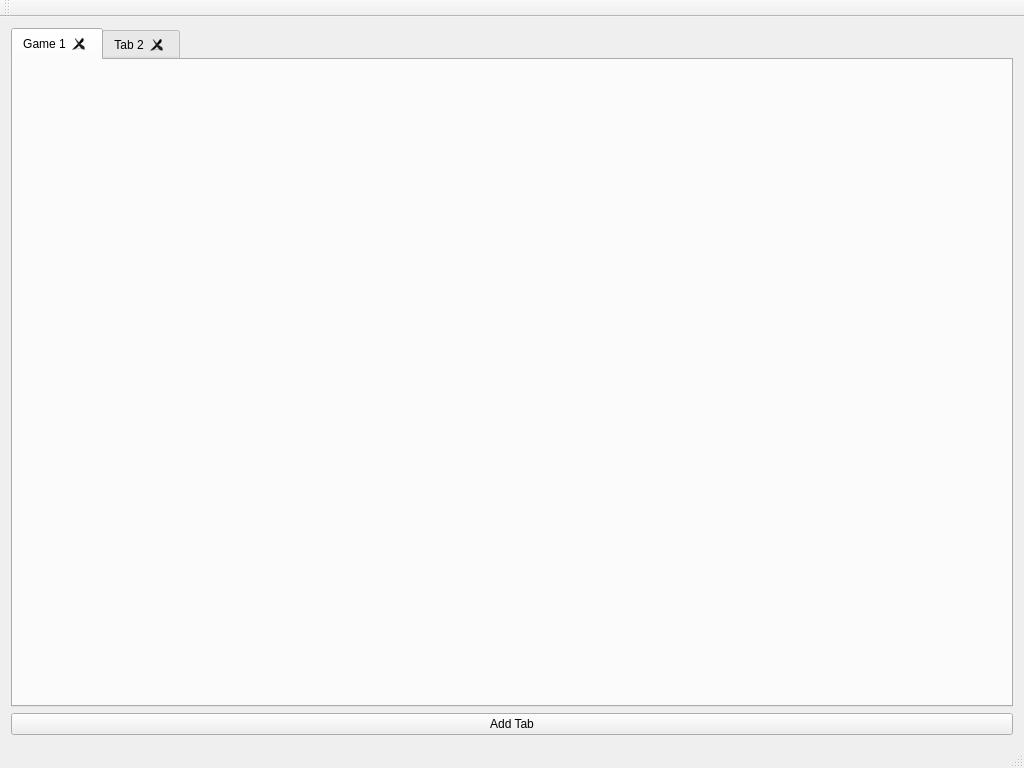
<?xml version="1.0" encoding="UTF-8"?>
<ui version="4.0">
 <class>MainWindow</class>
 <widget class="QMainWindow" name="MainWindow">
  <property name="geometry">
   <rect>
    <x>0</x>
    <y>0</y>
    <width>1024</width>
    <height>768</height>
   </rect>
  </property>
  <property name="minimumSize">
   <size>
    <width>800</width>
    <height>600</height>
   </size>
  </property>
  <property name="windowTitle">
   <string>MainWindow</string>
  </property>
  <widget class="QWidget" name="centralWidget">
   <layout class="QVBoxLayout" name="verticalLayout">
    <item>
     <widget class="QTabWidget" name="tabWidget">
      <property name="tabPosition">
       <enum>QTabWidget::North</enum>
      </property>
      <property name="tabShape">
       <enum>QTabWidget::Rounded</enum>
      </property>
      <property name="currentIndex">
       <number>0</number>
      </property>
      <property name="documentMode">
       <bool>false</bool>
      </property>
      <property name="tabsClosable">
       <bool>true</bool>
      </property>
      <property name="movable">
       <bool>true</bool>
      </property>
      <widget class="QWidget" name="Game">
       <attribute name="title">
        <string>Game 1</string>
       </attribute>
      </widget>
      <widget class="QWidget" name="tab_2">
       <attribute name="title">
        <string>Tab 2</string>
       </attribute>
      </widget>
     </widget>
    </item>
    <item>
     <widget class="QPushButton" name="addtab_btn">
      <property name="text">
       <string>Add Tab</string>
      </property>
     </widget>
    </item>
   </layout>
  </widget>
  <widget class="QMenuBar" name="menuBar">
   <property name="geometry">
    <rect>
     <x>0</x>
     <y>0</y>
     <width>1024</width>
     <height>22</height>
    </rect>
   </property>
  </widget>
  <widget class="QToolBar" name="mainToolBar">
   <attribute name="toolBarArea">
    <enum>TopToolBarArea</enum>
   </attribute>
   <attribute name="toolBarBreak">
    <bool>false</bool>
   </attribute>
  </widget>
  <widget class="QStatusBar" name="statusBar"/>
 </widget>
 <layoutdefault spacing="6" margin="11"/>
 <resources/>
 <connections/>
</ui>
